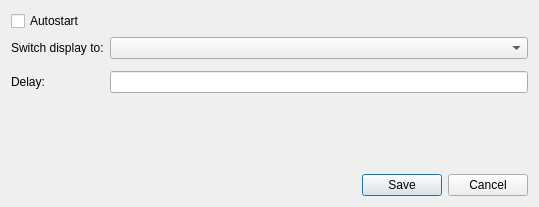
<?xml version="1.0" encoding="UTF-8"?>
<ui version="4.0">
 <class>Settings</class>
 <widget class="QDialog" name="Settings">
  <property name="geometry">
   <rect>
    <x>0</x>
    <y>0</y>
    <width>539</width>
    <height>207</height>
   </rect>
  </property>
  <property name="windowTitle">
   <string>Settings</string>
  </property>
  <layout class="QGridLayout" name="gridLayout">
   <item row="1" column="1">
    <widget class="QComboBox" name="comboBoxMode"/>
   </item>
   <item row="2" column="0" rowspan="3">
    <widget class="QLabel" name="label_2">
     <property name="text">
      <string>Delay:</string>
     </property>
    </widget>
   </item>
   <item row="5" column="0" colspan="2">
    <spacer name="verticalSpacer">
     <property name="orientation">
      <enum>Qt::Vertical</enum>
     </property>
     <property name="sizeHint" stdset="0">
      <size>
       <width>20</width>
       <height>40</height>
      </size>
     </property>
    </spacer>
   </item>
   <item row="3" column="1">
    <widget class="QLineEdit" name="lineEditDelay"/>
   </item>
   <item row="1" column="0">
    <widget class="QLabel" name="label">
     <property name="text">
      <string>Switch display to:</string>
     </property>
    </widget>
   </item>
   <item row="6" column="0" colspan="2">
    <widget class="QDialogButtonBox" name="buttonBox">
     <property name="standardButtons">
      <set>QDialogButtonBox::Cancel|QDialogButtonBox::Save</set>
     </property>
    </widget>
   </item>
   <item row="0" column="0" colspan="2">
    <widget class="QCheckBox" name="checkBoxAutostart">
     <property name="text">
      <string>Autostart</string>
     </property>
    </widget>
   </item>
  </layout>
 </widget>
 <resources/>
 <connections/>
</ui>
